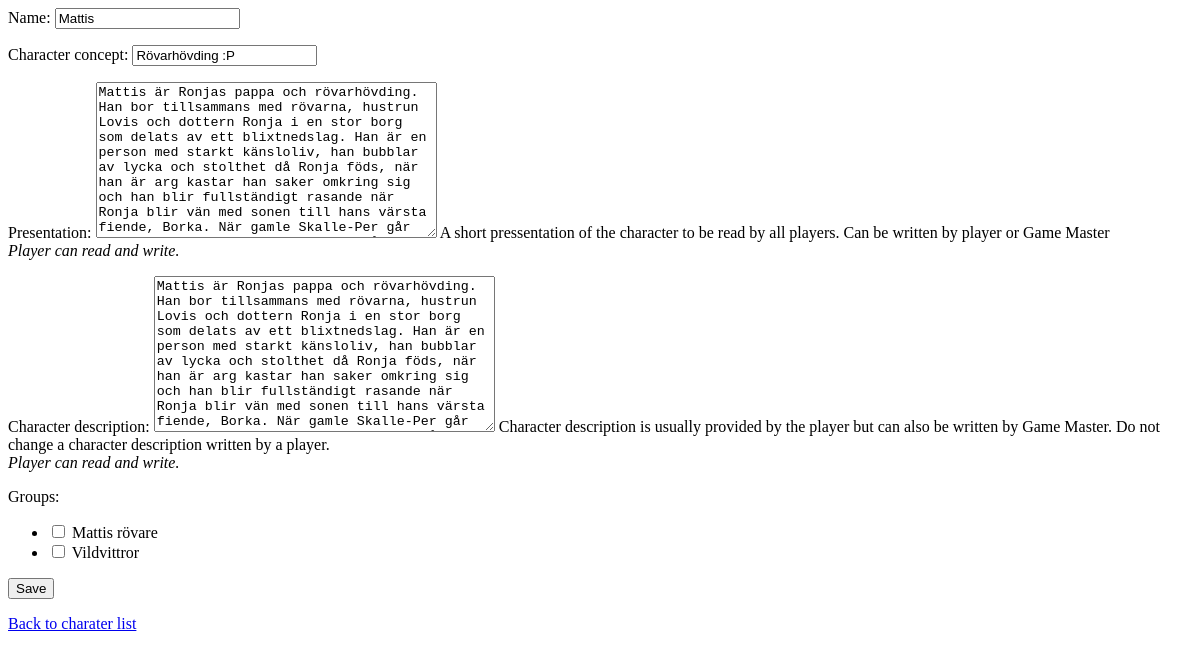
Page /personal/your_characters/2/ (signed in) on the earlier database version.
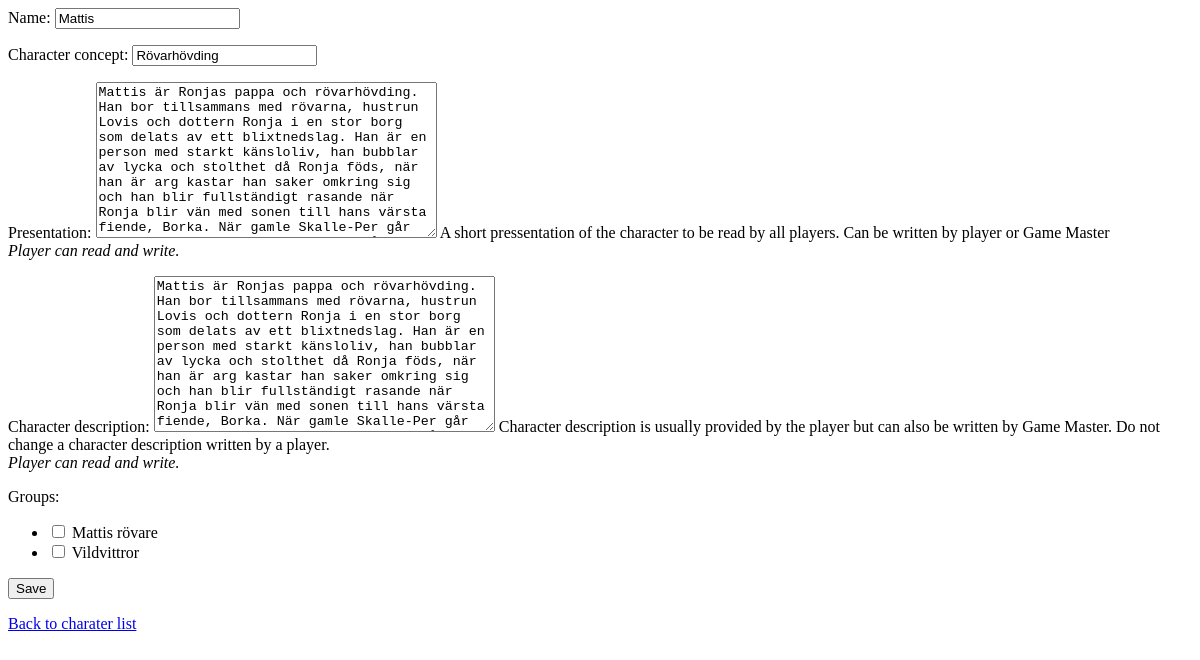
Same page on the later database version.
### plots/models.py (models this page shows, shortened)
class BasicModel(models.Model):
    class Meta:
        abstract = True
    name = models.CharField(max_length=50)
    def __str__(self):
        return self.name

class Character(BasicModel):
    user = models.ForeignKey(auth.models.User, null=True, blank=True, default=None )
    groups = models.ManyToManyField(
                'Group', null=True, blank=True, through='Membership')
    character_concept = models.CharField(max_length=50, blank=True)
    presentation = models.TextField(blank=True, default='', max_length=500)
    presentation.help_text = (
        'A short pressentation of the character to be read by all players. Can be written by player or Game Master <br><i>Player can read and write.</i>')
    character_description = models.TextField(blank=True, default='', max_length=5000)
    character_description.help_text = (
        'Character description is usually provided by the player but can also be written by Game Master. Do not change a character description written by a player. <br><i>Player can read and write.</i>')
    comments_to_player = models.TextField(blank=True, default='')
    comments_to_player.help_text = '<i>Player can read but not write.</i>'
    seceret_comments = models.TextField(blank=True, default='')
    seceret_comments.help_text = '<i>Player can nether read nor write.</i>'
    plot_is_finished = models.BooleanField(default=False)
    plot_is_finished.verbose_name = "character's plot is finiched"
    plot_is_finished.short_description = "plot is finiched"
    def groups_string(self):
        return ', '.join([group.name for group in self.groups.all()])
    groups_string.string = True
    groups_string.verbose_name = 'Groups'
    groups_string.short_description = 'Groups'

class Group(BasicModel):
    is_open = models.BooleanField('open', default=False)
    is_open.help_text = 'Group is open for self registration by users'
    show_members = models.BooleanField(default=False)
    show_members.help_text = 'Members presentation is made public'
    plot_is_finished = models.BooleanField(default=False)
    plot_is_finished.verbose_name = "group's plot is finiched"
    secret = models.BooleanField(default=True)
    secret.help_text = 'Group is not visible on the web page'
    group_description = models.TextField(blank=True, default='')
    members_presentations = models.TextField(blank=True, default='')
    secret_comments = models.TextField(blank=True, default='')
    def members(self):
        return self.character_set.all()
    def no_of_members(self):
        return self.members().count()
    no_of_members.verbose_name = 'number of members'

### plots/your_characters/views.py (the view)
# urls.py: url(r'^(?P<id>[0-9]+)/$', views.character, name='character')
def character(request, id):
    character = get_object_or_404(Character, pk=id)
    if character.user != request.user:
        raise PermissionDenied
    if request.method == 'POST':
        character_form = YourCharacterForm(request.POST, instance=character)
        if character_form.is_valid():
            character_form.save()
    else:
        character_form = YourCharacterForm(instance=character)
    return render(request, 'plots/your_character_edit.html',
           {'character_form': character_form}
    )

### plots/your_characters/views.py (shortened to what this page needs)
    class YourCharacterFormClass(YourCharacterFormBasic):
        groups = forms.MultipleChoiceField(
                    required = False,
                    widget  = forms.CheckboxSelectMultiple ,
                    choices = [ (group, group.name)
                                for group
                                in Group.objects.filter(is_open=True)   ]
                    )
        def __init__(self, *args, **kw):
            YourCharacterFormBasic.__init__(self, *args, **kw)
            if kw.has_key('instance'):
                self.fields['groups'].initial = self.instance.groups.filter(is_open=True)

### plots/your_characters/views.py (called while the page is built, shortened)
def YourCharacterForm(*args, **kw):
    class YourCharacterFormClass(YourCharacterFormBasic):
        groups = forms.MultipleChoiceField(
                    required = False,
                    widget  = forms.CheckboxSelectMultiple ,
                    choices = [ (group, group.name)
                                for group
                                in Group.objects.filter(is_open=True)   ]
                    )
        def __init__(self, *args, **kw):
            YourCharacterFormBasic.__init__(self, *args, **kw)
            if kw.has_key('instance'):
                self.fields['groups'].initial = self.instance.groups.filter(is_open=True)
    return YourCharacterFormClass(*args, **kw)

### plots/templates/plots/your_character_edit.html (shortened to what this page needs)
<form method="post" >
    {{ character_form.as_p }}
    <input type="submit" value="Save" />
</form>
<a href="{% url 'your_characters:index' %}">
Back to charater list
</a>

Differences in the rows shown:
changed Character "Mattis": character_concept "Rövarhövding :P" → "Rövarhövding"
